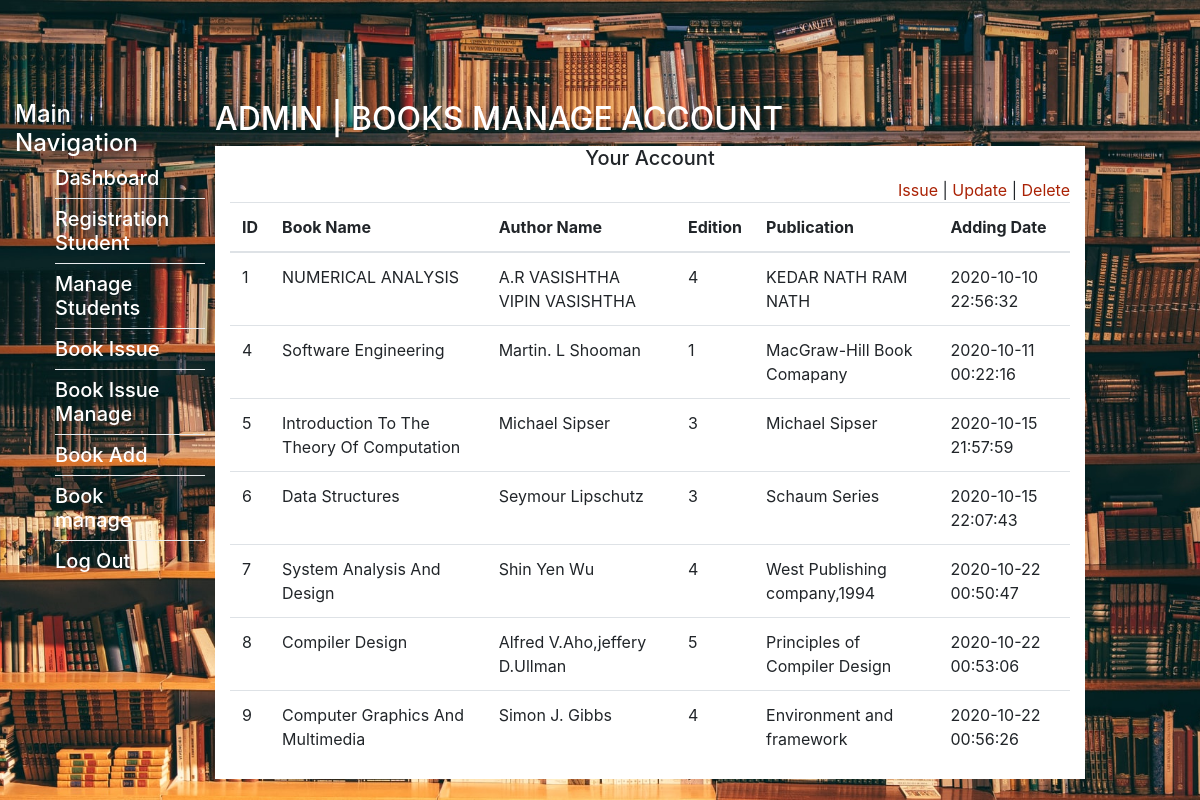
Page /admin-books-manage.php (signed in) on the committed database.
### tables this page shows
CREATE TABLE `books` (
  `id` int(11) NOT NULL,
  `book_name` varchar(255) NOT NULL,
  `author` varchar(255) NOT NULL,
  `edition` varchar(100) NOT NULL,
  `publication` varchar(255) NOT NULL,
  `adding_date` datetime NOT NULL DEFAULT current_timestamp()
);

### inc/admin/manage-books-dashboard.php (the view, shortened to what this page needs)
<div class="container-fluid container-fullw bg-white doctor-specialization">
    <div class="row">
        <div class="col-md-12 doctor-specialization-list">
            <h5 class="text-center">Your Account</h5>
            <div class="text-right">
                <a class="update" href='admin-book-issue.php'>Issue</a> | <a class="update" href='admin-book-edit.php'>Update</a> | <a class="update" href='admin-book-delete.php'>Delete</a>
            </div>
            <form method="POST">
                <table class="table table-hover" id="sample-table-1">
                    <thead>
                        <tr>
                            <th class="center">ID</th>
                            <th>Book Name</th>
                            <th>Author Name</th>
                            <th class="center">Edition</th>
                            <th>Publication</th>
                            <th>Adding Date</th>
                        </tr>
                    </thead>
                    <tbody>
                    <?php
                        while ($data = mysqli_fetch_assoc($result)) {
                    ?>
                    <tr>
                        <td><?php echo $data['id'];?></td>
                        <td><?php echo $data['book_name'];?></td>
                        <td><?php echo $data['author'];?></td>
                        <td><?php echo $data['edition'];?></td>
                        <td><?php echo $data['publication'];?></td>
                        <td><?php echo $data['adding_date'];?></td>
                    </tr>
                    <?php
                        }
                    ?>
                    </tbody>
                </table>
            </form>
        </div>
    </div>
</div>

### assets/css/main.css (style rules this page uses)
a, a:hover { text-decoration: none; color: #AA2205; }
body { background-image: url(../images/bg.jpg); height: 100vh; position: relative; background-size: cover; background-position: center; background-repeat: no-repeat; background-attachment: fixed; }

### rows in the picture
books: id "1", book_name "NUMERICAL ANALYSIS", author "A.R VASISHTHA VIPIN VASISHTHA", edition "4", publication "KEDAR NATH RAM NATH", adding_date "2020-10-10 22:56:32"
books: id "4", book_name "Software Engineering", author "Martin. L Shooman", edition "1", publication "MacGraw-Hill Book Comapany", adding_date "2020-10-11 00:22:16"
books: id "5", book_name "Introduction To The Theory Of Computation", author "Michael Sipser", edition "3", publication "Michael Sipser", adding_date "2020-10-15 21:57:59"
books: id "6", book_name "Data Structures", author "Seymour Lipschutz", edition "3", publication "Schaum Series", adding_date "2020-10-15 22:07:43"
books: id "7", book_name "System Analysis And Design", author "Shin Yen Wu", edition "4", publication "West Publishing company,1994", adding_date "2020-10-22 00:50:47"
books: id "8", book_name "Compiler Design", author "Alfred V.Aho,jeffery D.Ullman", edition "5", publication "Principles of Compiler Design", adding_date "2020-10-22 00:53:06"
books: id "9", book_name "Computer Graphics And Multimedia", author "Simon J. Gibbs", edition "4", publication "Environment and framework", adding_date "2020-10-22 00:56:26"
